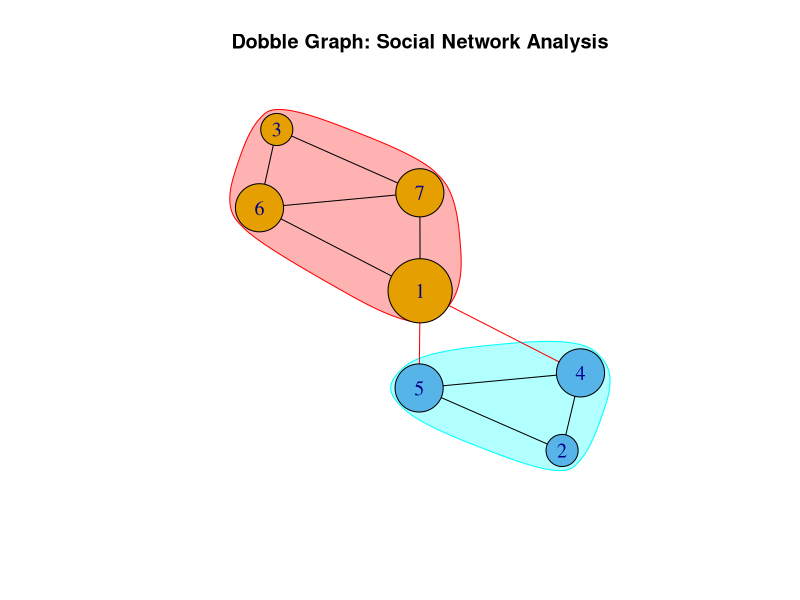

Recreate this plot in R.
generate_dobble_deck <- function(n) {
  # Total cards and symbols
  total_cards <- n^2 + n + 1
  cards <- list()
  
  # First group of cards
  for (i in 1:(n+1)) {
    cards[[i]] <- c(1:(n+1)) + (i-1) * (n+1)
  }
  
  # Additional cards
  for (i in 1:n) {
    for (j in 1:n) {
      cards[[length(cards) + 1]] <- c(i, (n+2) + j + (i-1) * n)
    }
  }
  return(cards)
}

# Example: Generate Dobble deck with n=2
deck <- generate_dobble_deck(2)

library(igraph)

# Create a graph where edges represent shared symbols
create_graph <- function(deck) {
  edges <- c()
  for (i in seq_along(deck)) {
    for (j in seq_along(deck)) {
      if (i < j && length(intersect(deck[[i]], deck[[j]])) == 1) {
        edges <- c(edges, i, j)
      }
    }
  }
  g <- graph(edges, directed = FALSE)
  return(g)
}

dobble_graph <- create_graph(deck)

# Degree Centrality
degree_centrality <- degree(dobble_graph)

# Clustering Coefficient
clustering_coeff <- transitivity(dobble_graph, type = "local")

# Community Detection
communities <- cluster_edge_betweenness(dobble_graph)

# Print Results
print(paste("Degree Centrality:", degree_centrality))
print(paste("Clustering Coefficient:", clustering_coeff))
print(paste("Detected Communities:", membership(communities)))

# Enhanced Plot
plot(communities, dobble_graph,
     vertex.size = degree_centrality * 10,  # Size proportional to degree centrality
     vertex.color = membership(communities),  # Color by community
     vertex.label.cex = 1.2,
     edge.label = NA,
     main = "Dobble Graph: Social Network Analysis")
